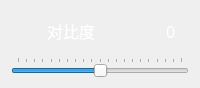
                      <widget class="QWidget" name="widget_14" native="true">
                       <property name="minimumSize">
                        <size>
                         <width>0</width>
                         <height>88</height>
                        </size>
                       </property>
                       <property name="maximumSize">
                        <size>
                         <width>16777215</width>
                         <height>88</height>
                        </size>
                       </property>
                       <layout class="QVBoxLayout" name="verticalLayout_13">
                        <item>
                         <layout class="QHBoxLayout" name="horizontalLayout_28" stretch="1,5,1">
                          <item>
                           <widget class="QLabel" name="label_image_contrast">
                            <property name="minimumSize">
                             <size>
                              <width>30</width>
                              <height>30</height>
                             </size>
                            </property>
                            <property name="styleSheet">
                             <string notr="true">image:url(:/images/icon/contrast_brightness_setting_icon.svg)</string>
                            </property>
                            <property name="text">
                             <string/>
                            </property>
                           </widget>
                          </item>
                          <item>
                           <widget class="QLabel" name="label_text_contrast">
                            <property name="minimumSize">
                             <size>
                              <width>90</width>
                              <height>30</height>
                             </size>
                            </property>
                            <property name="font">
                             <font>
                              <family>黑体</family>
                              <pointsize>12</pointsize>
                              <weight>50</weight>
                              <italic>false</italic>
                              <bold>false</bold>
                              <stylestrategy>PreferAntialias</stylestrategy>
                             </font>
                            </property>
                            <property name="styleSheet">
                             <string notr="true">QLabel{
	color:rgb(255, 255, 255);
}</string>
                            </property>
                            <property name="text">
                             <string>对比度</string>
                            </property>
                           </widget>
                          </item>
                          <item>
                           <widget class="QLabel" name="label_contrast">
                            <property name="font">
                             <font>
                              <family>黑体</family>
                              <pointsize>12</pointsize>
                              <weight>50</weight>
                              <italic>false</italic>
                              <bold>false</bold>
                              <stylestrategy>PreferAntialias</stylestrategy>
                             </font>
                            </property>
                            <property name="styleSheet">
                             <string notr="true">QLabel{
	color:rgb(255, 255, 255);
}</string>
                            </property>
                            <property name="text">
                             <string>0</string>
                            </property>
                           </widget>
                          </item>
                         </layout>
                        </item>
                        <item>
                         <widget class="QSlider" name="horizontalSlider_contrast">
                          <property name="styleSheet">
                           <string notr="true"/>
                          </property>
                          <property name="minimum">
                           <number>-100</number>
                          </property>
                          <property name="maximum">
                           <number>100</number>
                          </property>
                          <property name="orientation">
                           <enum>Qt::Horizontal</enum>
                          </property>
                          <property name="tickPosition">
                           <enum>QSlider::TicksAbove</enum>
                          </property>
                         </widget>
                        </item>
                       </layout>
                      </widget>
